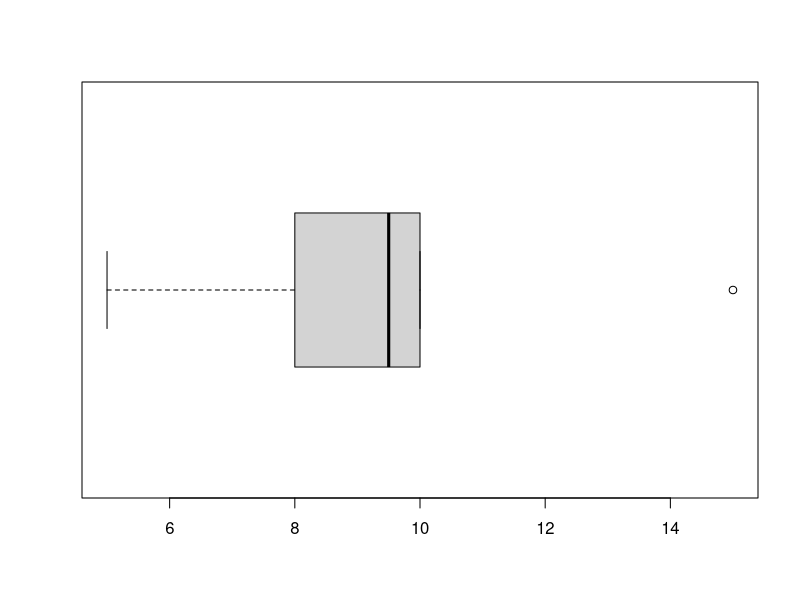
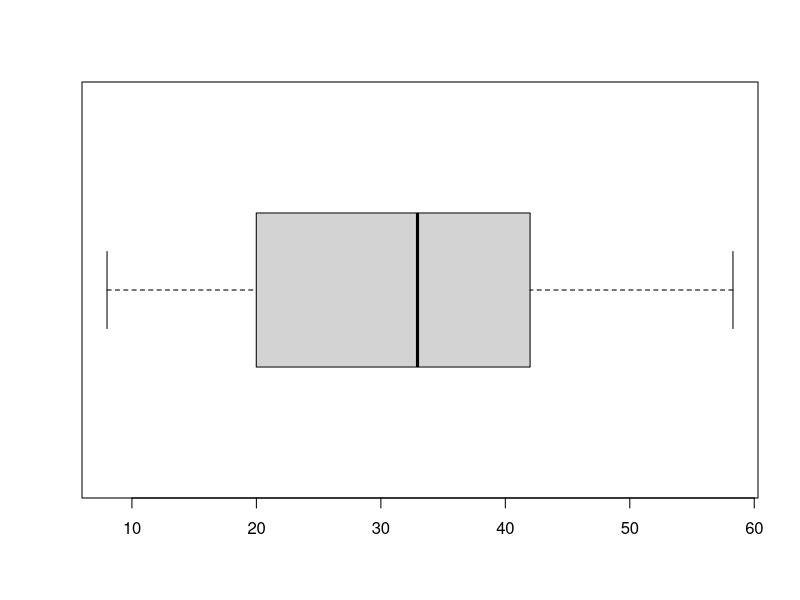
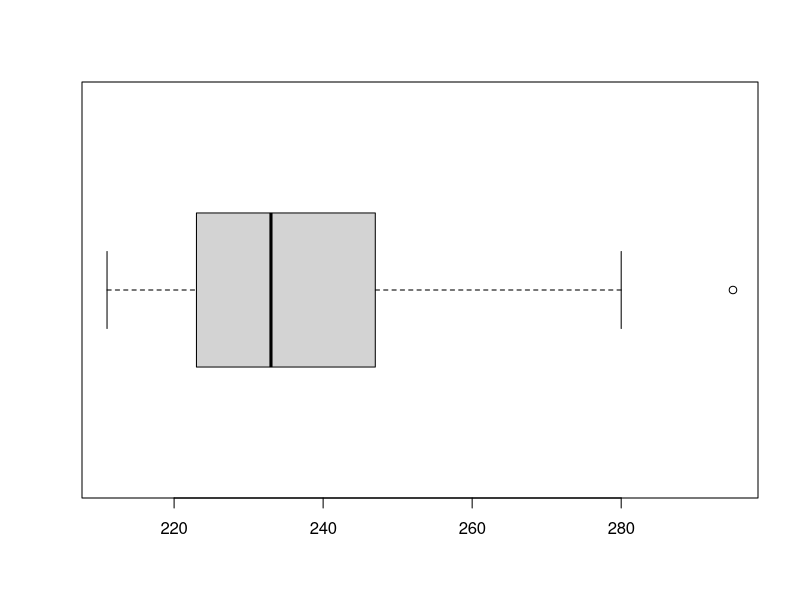
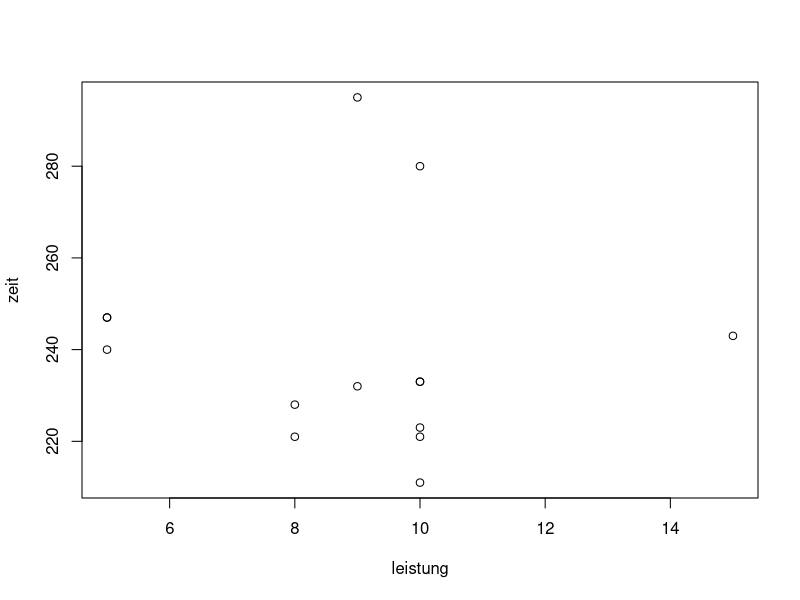
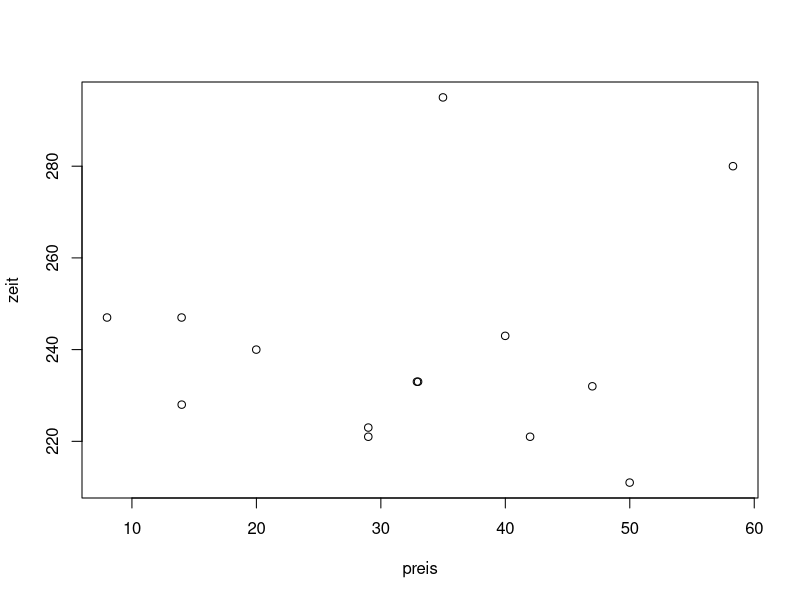
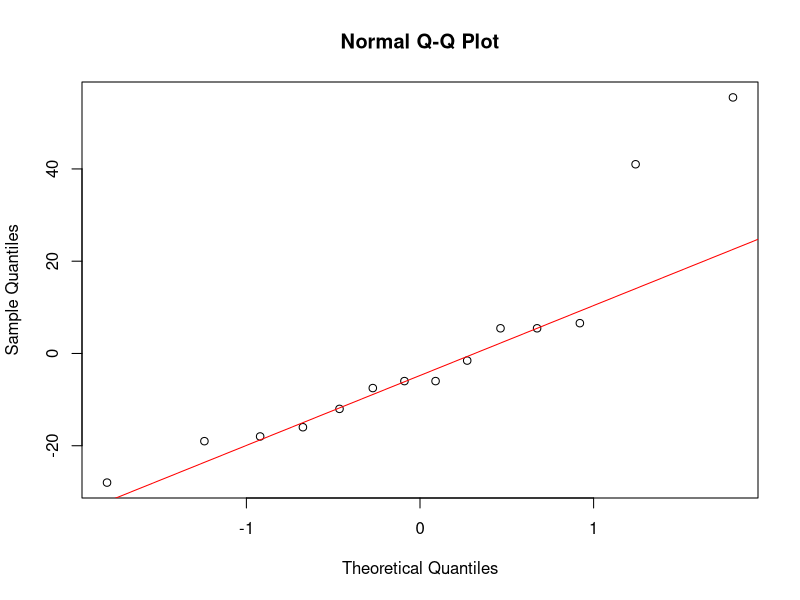
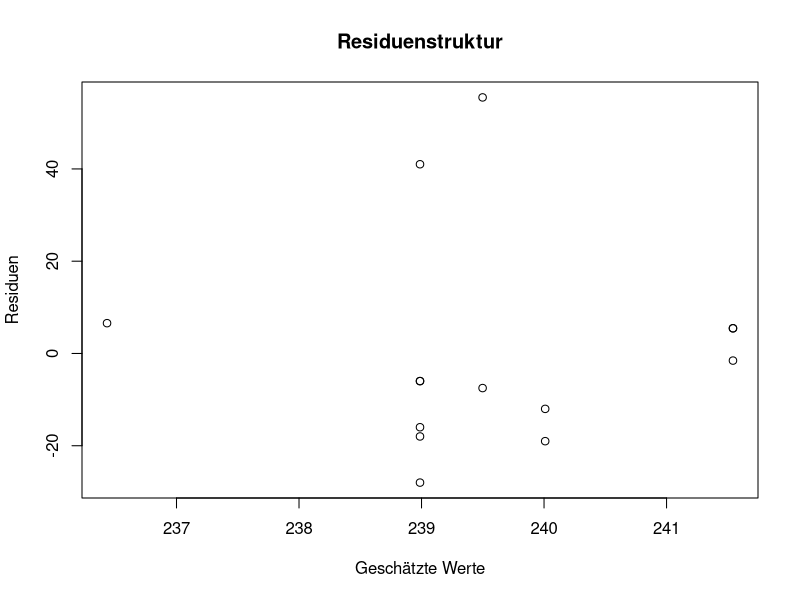
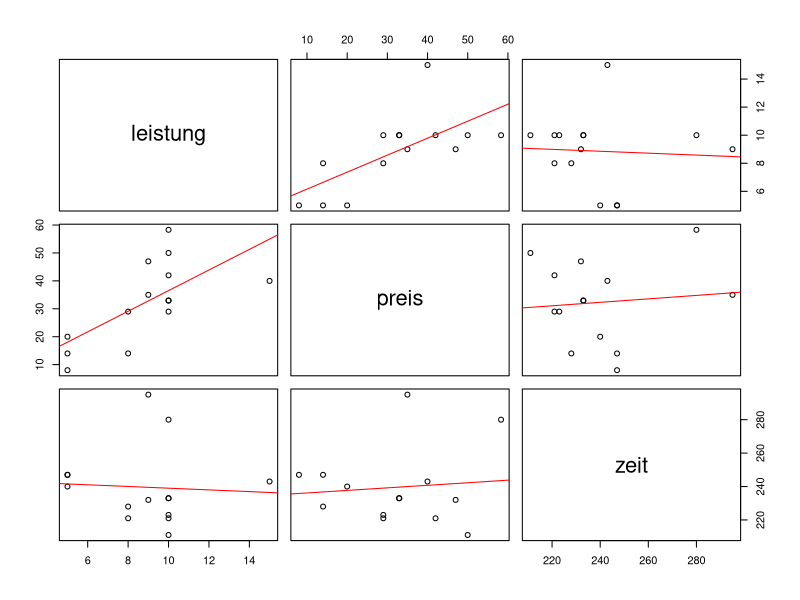

R code for these plots, in order:
## ---- chunk 1
daten <- read.table(file="Schrom.txt", sep = "|")
daten
## ---- chunk 2
summary(daten)
## ---- chunk 3
leistung <- daten$leistung
sum(is.na(leistung))
## ---- chunk 4
daten <- daten[complete.cases(daten), ]
summary(daten)
## ---- chunk 5
boxplot(daten$leistung, horizontal = TRUE)
boxplot(daten$preis, horizontal = TRUE)
boxplot(daten$zeit, horizontal = TRUE)
## ---- chunk 6
zeit <- daten$zeit
leistung <- daten$leistung
preis <- daten$preis
plot(zeit ~ leistung, data=daten)
plot(zeit ~ preis, data=daten)
## ---- chunk 7
# Pearson:
with(daten, cor(zeit, leistung))

# Spearman:
with(daten, cor(zeit, leistung, method = "spearman"))
## ---- chunk 8
# Pearson:
with(daten, cor(zeit, preis))

# Spearman:
with(daten, cor(zeit, preis, method = "spearman"))
## ---- chunk 9

#Lineare Regression
model <- lm(zeit ~ leistung, data = daten)
model
round(coef(model), 5)
## ---- chunk 10
round(coef(model), 5)
summary(model)

qqnorm(residuals(model))
qqline(residuals(model), col = "red")

plot(residuals(model) ~ fitted(model), main = "Residuenstruktur",
     xlab = "Geschätzte Werte", ylab = "Residuen")
## ---- chunk 11
newleistung <- data.frame(leistung = 5.5)
newleistung
predict(model, newleistung)
## ---- chunk 12
predict(model, newleistung, interval = "confidence")
## ---- chunk 13
mypanel = function(x, y) {
  points(x, y)
  abline(lm(y ~ x), col = "red")
}

pairs(daten[, -1], panel = mypanel)
## ---- chunk 14
model <- lm(leistung ~ preis, data = daten)
summary(model)
## ---- chunk 15

